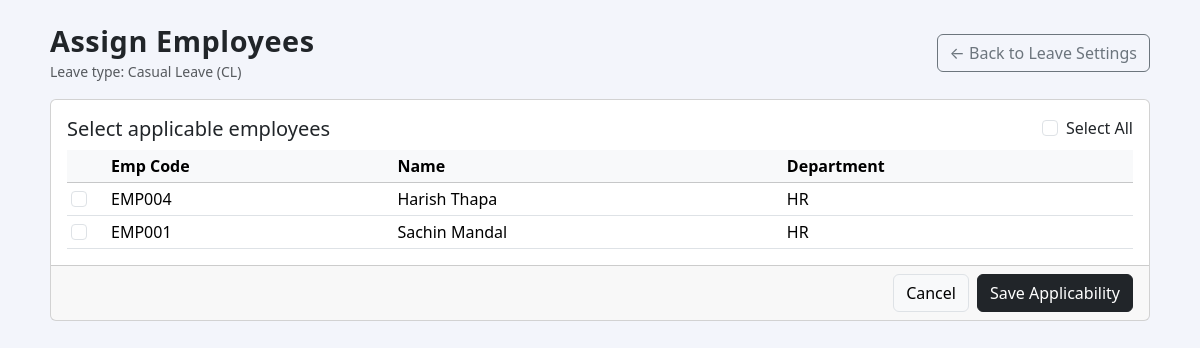
Page /admin/hr/leave_assign.php?leave_id=1 on the earlier database version.
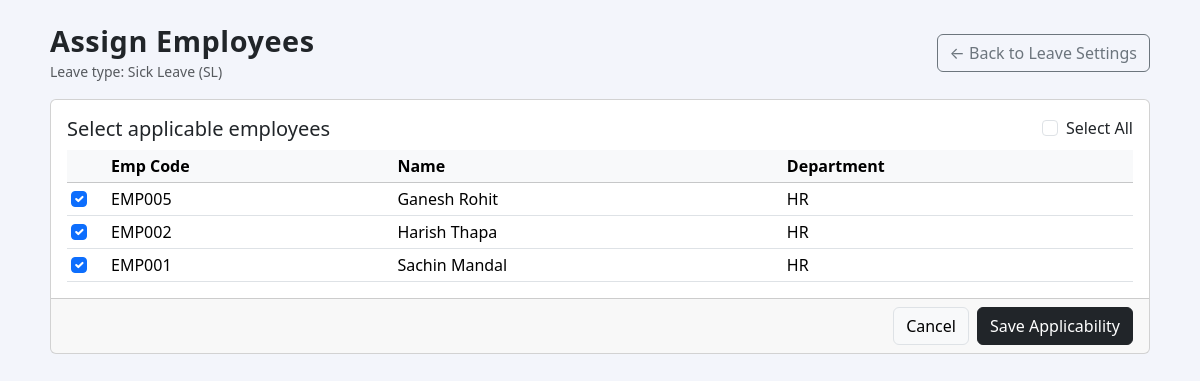
Same page on the later database version.
### tables this page shows
CREATE TABLE IF NOT EXISTS `leave_types` (
  `id` int NOT NULL AUTO_INCREMENT,
  `code` varchar(50) NOT NULL,
  `name` varchar(100) NOT NULL,
  `yearly_quota` int NOT NULL DEFAULT '0',
  `monthly_limit` int DEFAULT NULL,
  `color_hex` varchar(20) DEFAULT '#111827',
  `unused_action` varchar(20) NOT NULL DEFAULT 'lapse',
  `applicability` varchar(255) DEFAULT NULL,
  `is_active` tinyint(1) NOT NULL DEFAULT '1',
  `created_at` timestamp NOT NULL DEFAULT CURRENT_TIMESTAMP,
  `updated_at` timestamp NULL DEFAULT NULL,
  PRIMARY KEY (`id`),
  UNIQUE KEY `code` (`code`)
);

CREATE TABLE IF NOT EXISTS `employees` (
  `id` int NOT NULL AUTO_INCREMENT,
  `emp_code` varchar(20) NOT NULL,
  `name` varchar(100) NOT NULL,
  `mobile` varchar(20) DEFAULT NULL,
  `email` varchar(100) DEFAULT NULL,
  `dob` date DEFAULT NULL,
  `department_id` int DEFAULT NULL,
  `designation_id` int DEFAULT NULL,
  `shift_id` int DEFAULT NULL,
  `default_working_from` varchar(50) DEFAULT '',
  `weekoff_days` varchar(100) DEFAULT NULL,
  `joining_date` date DEFAULT NULL,
  `updated_at` timestamp NULL DEFAULT NULL,
  `device_id` varchar(100) DEFAULT NULL,
  `status` tinyint(1) DEFAULT '1',
  `created_at` timestamp NOT NULL DEFAULT CURRENT_TIMESTAMP,
  PRIMARY KEY (`id`),
  KEY `department_id` (`department_id`),
  KEY `designation_id` (`designation_id`)
);

### admin/hr/leave_assign.php (the view, shortened to what this page needs)
<?php
include '../config/db.php';
$leaveId = isset($_GET['leave_id']) ? (int)$_GET['leave_id'] : 0;
$resLeave = $con->query("SELECT * FROM leave_types WHERE id = " . $leaveId . " LIMIT 1");
$leaveType = $resLeave->fetch_assoc();
$empRes = $con->query("SELECT id, emp_code, name, department_id FROM employees ORDER BY name ASC");
$deptMap = [];
$deptRes = $con->query("SELECT id, department_name FROM departments");
if ($deptRes) {
		while ($d = $deptRes->fetch_assoc()) {
				$deptMap[$d['id']] = $d['department_name'];
		}
}
$assigned = [];
$mapRes = $con->query("SELECT employee_id FROM leave_type_employees WHERE leave_type_id = " . $leaveId);
if ($mapRes) {
		while ($m = $mapRes->fetch_assoc()) {
				$assigned[] = (int)$m['employee_id'];
		}
}
?>
<!DOCTYPE html>
<html lang="en">
<head>
	<link href="https://cdn.jsdelivr.net/npm/bootstrap@5.3.3/dist/css/bootstrap.min.css" rel="stylesheet">
</head>
<body>
<div class="container py-4 d-flex justify-content-center">
	<div class="page-wrapper w-100">
		<div class="d-flex justify-content-between align-items-center mb-3">
			<div>
				<h1 class="section-title mb-0">Assign Employees</h1>
				<small class="text-muted">Leave type: <?php echo htmlspecialchars($leaveType['name']); ?> (<?php echo htmlspecialchars($leaveType['code']); ?>)</small>
			</div>
			<a href="leave_settings.php" class="btn btn-outline-secondary">← Back to Leave Settings</a>
		</div>
		<form method="POST">
			<div class="card">
				<div class="card-body">
					<div class="d-flex justify-content-between align-items-center mb-2">
						<h5 class="mb-0">Select applicable employees</h5>
						<div class="form-check">
							<input class="form-check-input" type="checkbox" id="checkAll">
							<label class="form-check-label" for="checkAll">Select All</label>
						</div>
					</div>
					<div class="table-responsive" style="max-height: 480px; overflow-y: auto;">
						<table class="table table-sm align-middle mb-0">
							<thead class="table-light">
								<tr>
									<th style="width:40px;"></th>
									<th>Emp Code</th>
									<th>Name</th>
									<th>Department</th>
								</tr>
							</thead>
							<tbody>
							<?php if ($empRes && $empRes->num_rows > 0): ?>
								<?php while ($e = $empRes->fetch_assoc()):
									$isChecked = in_array((int)$e['id'], $assigned, true);
									$deptName = $deptMap[$e['department_id']] ?? '-';
								?>
									<tr>
										<td>
											<input type="checkbox" class="form-check-input emp-check" name="employee_ids[]" value="<?php echo (int)$e['id']; ?>" <?php echo $isChecked ? 'checked' : ''; ?>>
										</td>
										<td><?php echo htmlspecialchars($e['emp_code']); ?></td>
										<td><?php echo htmlspecialchars($e['name']); ?></td>
										<td><?php echo htmlspecialchars($deptName); ?></td>
									</tr>
								<?php endwhile; ?>
							<?php else: ?>
								<tr>
									<td colspan="4" class="text-muted">No employees found.</td>
								</tr>
							<?php endif; ?>
							</tbody>
						</table>
					</div>
				</div>
				<div class="card-footer d-flex justify-content-end gap-2">
					<a href="leave_settings.php" class="btn btn-light border">Cancel</a>
					<button type="submit" class="btn btn-dark">Save Applicability</button>
				</div>
			</div>
		</form>
	</div>
</div>
</body>
</html>

Differences in the rows shown:
changed leave_types: name "Casual Leave" → "Sick Leave"; code "CL" → "SL"
added employees: id "☑", emp_code "EMP005", name "Ganesh Rohit", department "HR"
changed employees "Harish Thapa": id "☐" → "☑"; emp_code "EMP004" → "EMP002"
changed employees "EMP001": id "☐" → "☑"
